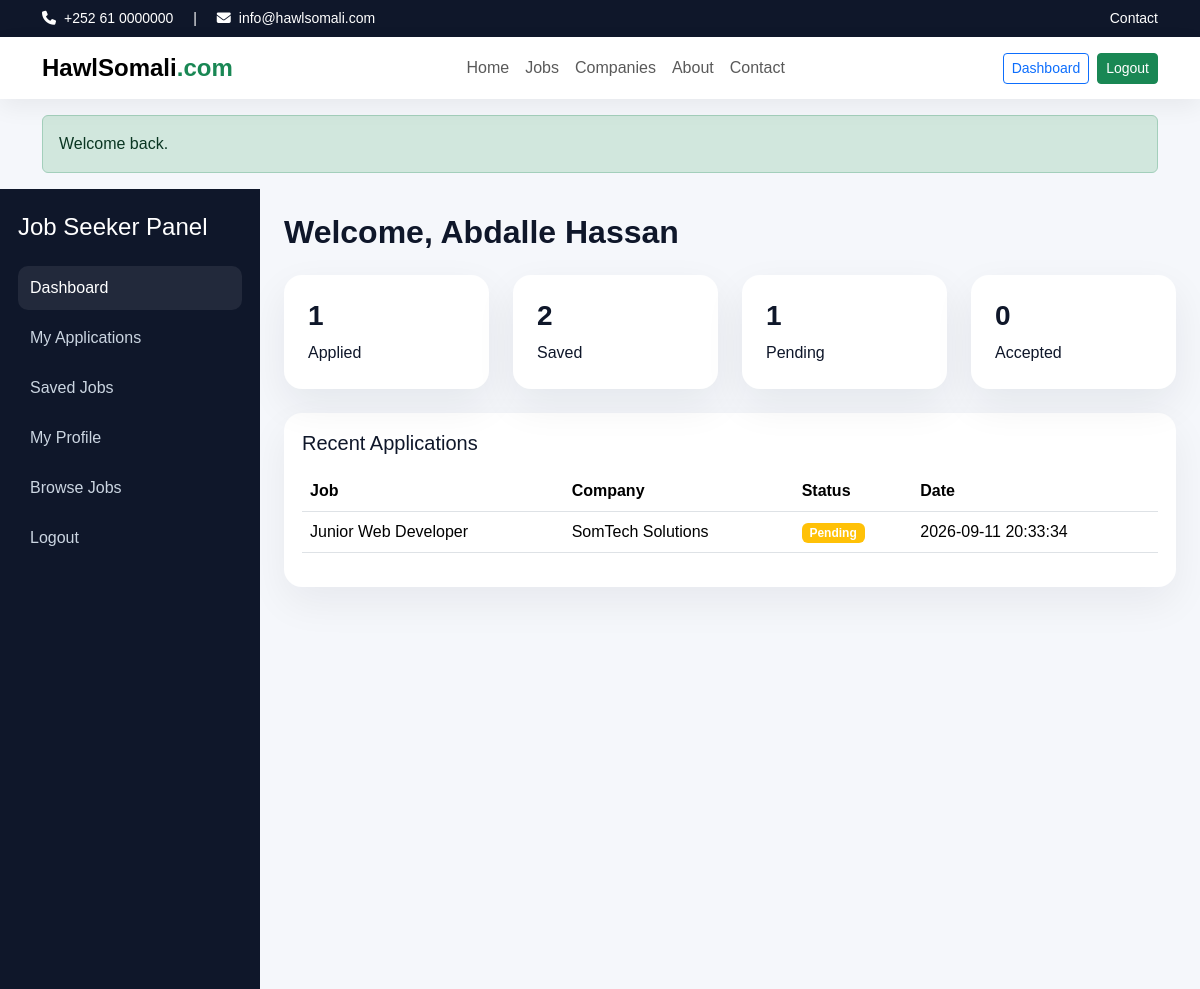
The app's page /seeker/dashboard.php (signed in) with its own data.
### tables this page shows
CREATE TABLE applications (
  id INT AUTO_INCREMENT PRIMARY KEY,
  job_id INT NOT NULL,
  seeker_id INT NOT NULL,
  cover_letter TEXT,
  status VARCHAR(20) NOT NULL DEFAULT 'pending',
  applied_at DATETIME DEFAULT CURRENT_TIMESTAMP,
  CONSTRAINT fk_app_job FOREIGN KEY (job_id) REFERENCES jobs(id) ON DELETE CASCADE,
  CONSTRAINT fk_app_seeker FOREIGN KEY (seeker_id) REFERENCES job_seekers(id) ON DELETE CASCADE
);

CREATE TABLE jobs (
  id INT AUTO_INCREMENT PRIMARY KEY,
  employer_id INT NOT NULL,
  category_id INT NOT NULL,
  location_id INT NOT NULL,
  title VARCHAR(180) NOT NULL,
  job_type VARCHAR(50) NOT NULL DEFAULT 'Full Time',
  salary_min DECIMAL(10,2) NOT NULL DEFAULT 0.00,
  salary_max DECIMAL(10,2) NOT NULL DEFAULT 0.00,
  experience_level VARCHAR(100) DEFAULT NULL,
  education_level VARCHAR(100) DEFAULT NULL,
  vacancy_count INT NOT NULL DEFAULT 1,
  deadline DATE DEFAULT NULL,
  description TEXT,
  requirements TEXT,
  responsibilities TEXT,
  status VARCHAR(20) NOT NULL DEFAULT 'active',
  is_approved TINYINT(1) NOT NULL DEFAULT 0,
  is_featured TINYINT(1) NOT NULL DEFAULT 0,
  created_at DATETIME DEFAULT CURRENT_TIMESTAMP,
  CONSTRAINT fk_jobs_employer FOREIGN KEY (employer_id) REFERENCES employers(id) ON DELETE CASCADE,
  CONSTRAINT fk_jobs_category FOREIGN KEY (category_id) REFERENCES categories(id),
  CONSTRAINT fk_jobs_location FOREIGN KEY (location_id) REFERENCES locations(id)
);

CREATE TABLE employers (
  id INT AUTO_INCREMENT PRIMARY KEY,
  company_name VARCHAR(150) NOT NULL,
  email VARCHAR(150) NOT NULL UNIQUE,
  password VARCHAR(255) NOT NULL,
  phone VARCHAR(30) DEFAULT NULL,
  address VARCHAR(255) DEFAULT NULL,
  website VARCHAR(150) DEFAULT NULL,
  description TEXT,
  logo VARCHAR(255) DEFAULT NULL,
  status VARCHAR(20) NOT NULL DEFAULT 'active',
  created_at DATETIME DEFAULT CURRENT_TIMESTAMP
);

### seeker/dashboard.php (the view)
<?php
require_once __DIR__ . '/../config/db.php'; require_once __DIR__ . '/../includes/functions.php'; require_login('seeker');
$seekerId=$_SESSION['user_id'];
$stats=[
 'applied'=> (int)$pdo->query("SELECT COUNT(*) FROM applications WHERE seeker_id={$seekerId}")->fetchColumn(),
 'saved'=> (int)$pdo->query("SELECT COUNT(*) FROM saved_jobs WHERE seeker_id={$seekerId}")->fetchColumn(),
 'pending'=> (int)$pdo->query("SELECT COUNT(*) FROM applications WHERE seeker_id={$seekerId} AND status='pending'")->fetchColumn(),
 'accepted'=> (int)$pdo->query("SELECT COUNT(*) FROM applications WHERE seeker_id={$seekerId} AND status='accepted'")->fetchColumn(),
];
$apps=$pdo->query("SELECT a.*, j.title, e.company_name FROM applications a JOIN jobs j ON a.job_id=j.id JOIN employers e ON j.employer_id=e.id WHERE a.seeker_id={$seekerId} ORDER BY a.id DESC LIMIT 8")->fetchAll();
$pageTitle='Seeker Dashboard'; include __DIR__ . '/../includes/header.php'; include __DIR__ . '/../includes/navbar.php';
?>
<div class="dashboard-layout">
 <div class="dashboard-sidebar">
  <h4 class="mb-4">Job Seeker Panel</h4>
  <a class="active" href="<?= BASE_URL ?>/seeker/dashboard.php">Dashboard</a>
  <a href="<?= BASE_URL ?>/seeker/my-applications.php">My Applications</a>
  <a href="<?= BASE_URL ?>/seeker/saved-jobs.php">Saved Jobs</a>
  <a href="<?= BASE_URL ?>/seeker/profile.php">My Profile</a>
  <a href="<?= BASE_URL ?>/pages/jobs.php">Browse Jobs</a>
  <a href="<?= BASE_URL ?>/auth/logout.php">Logout</a>
 </div>
 <div class="dashboard-main">
  <h2 class="section-title mb-4">Welcome, <?= e($_SESSION['user_name']) ?></h2>
  <div class="row g-4 mb-4"><?php foreach($stats as $label=>$value): ?><div class="col-md-3"><div class="metric-card p-4"><h3><?= $value ?></h3><p class="mb-0 text-capitalize"><?= str_replace('_',' ',$label) ?></p></div></div><?php endforeach; ?></div>
  <div class="table-card">
    <h5 class="mb-3">Recent Applications</h5>
    <div class="table-responsive">
      <table class="table align-middle">
        <thead><tr><th>Job</th><th>Company</th><th>Status</th><th>Date</th></tr></thead>
        <tbody><?php foreach($apps as $a): ?><tr><td><?= e($a['title']) ?></td><td><?= e($a['company_name']) ?></td><td><?= app_status_badge($a['status']) ?></td><td><?= e($a['applied_at']) ?></td></tr><?php endforeach; ?></tbody>
      </table>
    </div>
  </div>
 </div>
</div>

### includes/functions.php (shortened to what this page needs)
<?php
function e($value) {
    return htmlspecialchars((string)$value, ENT_QUOTES, 'UTF-8');
}
function app_status_badge($status) {
    $map = [
        'pending' => 'warning',
        'shortlisted' => 'info',
        'accepted' => 'success',
        'rejected' => 'danger',
        'draft' => 'secondary',
        'active' => 'success',
        'closed' => 'dark'
    ];
    $class = $map[$status] ?? 'secondary';
    return '<span class="badge bg-' . $class . '">' . e(ucfirst($status)) . '</span>';
}
?>

### assets/css/style.css (style rules this page uses)
:root { --primary:#1d4ed8; --secondary:#0f172a; --accent:#16a34a; --soft:#f8fafc; --muted:#64748b; }
body { font-family:Arial,Helvetica,sans-serif;background:#f5f7fb;color:#0f172a; }
.hero-card,.search-card,.metric-card,.job-card,.feature-card,.content-card,.sidebar-card { background:#fff;border-radius:18px;box-shadow:0 16px 40px rgba(15,23,42,.07); }
.metric-card h3 { font-weight:700; }
.section-title { font-weight:800; }
.dashboard-layout { display:flex;min-height:100vh;background:#f5f7fb; }
.dashboard-sidebar { width:260px;background:#0f172a;color:#fff;padding:24px 18px;position:sticky;top:0;height:100vh;overflow:auto; }
.dashboard-sidebar a { display:block;color:#cbd5e1;text-decoration:none;padding:10px 12px;border-radius:10px;margin-bottom:6px; }
.dashboard-sidebar a.active,.dashboard-sidebar a:hover { background:rgba(255,255,255,.08);color:#fff; }
.dashboard-main { flex:1;padding:24px; }
.table-card { background:#fff;border-radius:18px;padding:18px;box-shadow:0 16px 40px rgba(15,23,42,.06); }

### records on screen
applications: job.title "Junior Web Developer", employers.company_name "SomTech Solutions", status "Pending", applied_at "2026-09-11 20:33:34"

### other values on screen
$msg "Welcome back."
$_SESSION['user_name'] "Abdalle Hassan"
$value "1"
str_replace('_',' ',$label) "Applied"
$value "2"
str_replace('_',' ',$label) "Saved"
str_replace('_',' ',$label) "Pending"
$value "0"
str_replace('_',' ',$label) "Accepted"
